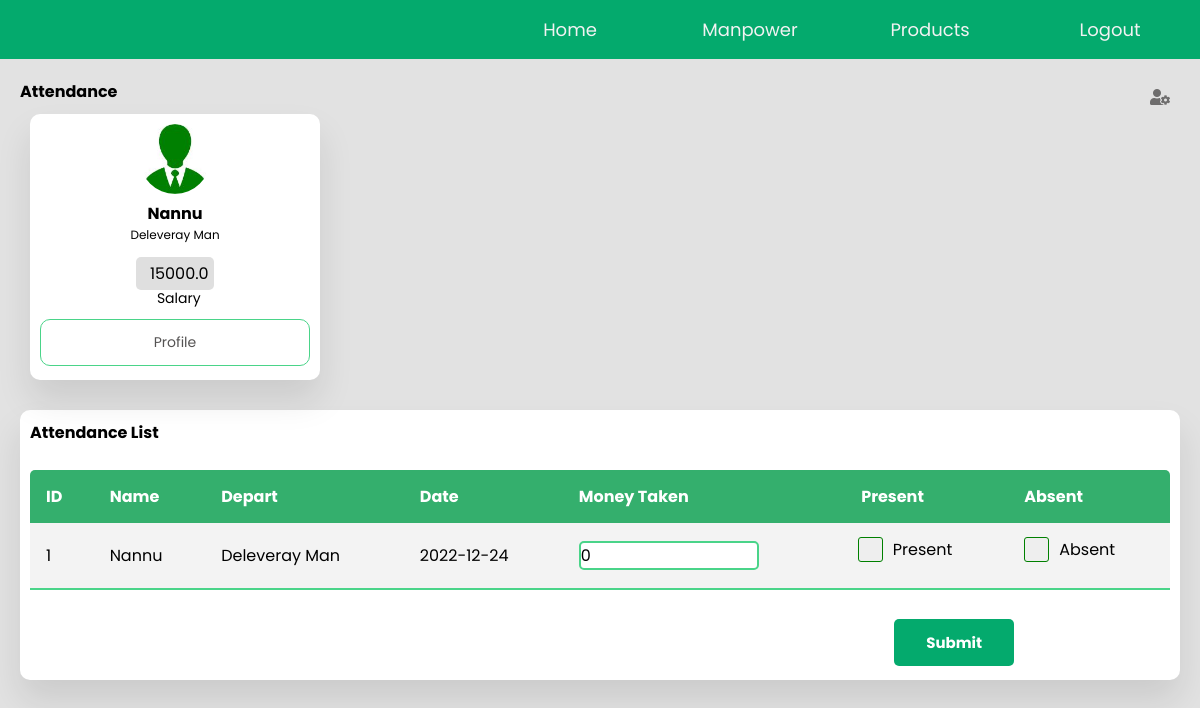
The page /attendance/ on the database its author committed.
### manpower/models.py (models this page shows, shortened)
class Employee(models.Model):
    name = models.CharField(blank=True,null=True,max_length=50)
    department = models.CharField(blank=True,null=True,max_length=100)
    fixed_salary =  models.FloatField(blank=True,null=True,default=0.00)

### manpower/views.py (the view)
# urls.py: path('', emp_attendance, name='empAttendance'),
def emp_attendance(request):
    emp_model = Employee.objects.all().order_by("-id")
    attend_model = Attendance.objects.all().order_by("-id")
    return render(request,'attendance.html',{"emp_model":emp_model,"today_date":today_date, "attend_model":attend_model})

### templates/attendance.html (shortened to what this page needs)
{%load static%}
<!DOCTYPE html>
<html lang="en">
<head>
  <link rel="stylesheet" href="https://cdnjs.cloudflare.com/ajax/libs/font-awesome/5.15.4/css/all.min.css"/>
  <link href="{% static '/css/attendance_profile.css' %}" rel="stylesheet" type="text/css">
</head>
<body>
  <div class="topnav">
      <a href="{% url 'accounts:ownerLogOut' %}">Logout</a>
    <a href="{% url 'products:companyGroups' %}">Products</a>
    <a href="{% url 'manpower:empAttendance' %}">Manpower</a>
    <a href="">Home</a>
  </div>
<div class="container">
    <section class="main">
      <div class="main-top">
        <h1>Attendance</h1>
        <i class="fas fa-user-cog"></i>
      </div>
        <div class="usersEmployee">
            {% for emp_obj in emp_model %}
                 <div class="card">
                    <img src="{% static 'images/pro_icon.jpg' %}">
                    <h4>{{ emp_obj.name }}</h4>
                    <p>{{ emp_obj.department }}</p>
                    <div class="per">
                      <table>
                        <tr>
                          <td><span>&nbsp;&nbsp;{{ emp_obj.fixed_salary }}</span></td>
                        </tr>
                        <tr>
                          <td> &nbsp;&nbsp;Salary</td>
                        </tr>
                      </table>
                    </div>
                    <button><a href="{% url 'manpower:empProfile' pk=emp_obj.pk %}">Profile</a></button>
                 </div>
            {% endfor %}
        </div>
      <section class="attendance">
      <form action="{% url 'manpower:confirmAttend'%}" method="POST">
        <div class="attendance-list">
          <h1>Attendance List</h1>
          <table class="table">
            <thead>
              <tr>
                <th>ID</th>
                <th>Name</th>
                <th>Depart</th>
                <th>Date</th>
                <th>Money Taken</th>
                  <th>&nbsp;Present </th>
                  <th> Absent</th>
              </tr>
            </thead>
            <tbody>
            {% for emp_obj in emp_model %}
              <tr>
                <td>{{ forloop.counter }}</td>
                <td>{{ emp_obj.name }}</td>
                <td>{{ emp_obj.department }}</td>
                <td>{{ today_date }}</td>
                <td><input type="text" id="name" name="moneyTaken[]"  maxlength="10" size="10" value=0 ></td>
                 <td>
                     <label class="checkcontainer">Present
                         <span class="presentcheckmark"></span>
                     </label>
                 </td>
                 <td>
                     <label class="checkcontainer">Absent
                         <span class="checkmark"></span>
                     </label>
                 </td>
              </tr>
            {% endfor %}
            </tbody>
          </table>
          <div class="btncon">
            <input id="btn" type="submit" value="Submit">
          </div>
        </div>
      </form>
      </section>
    </section>
  </div>
</body>
</html>

### static/css/attendance_profile.css (style rules this page uses)
* { margin: 0; padding: 0; outline: none; border: none; text-decoration: none; box-sizing: border-box; font-family: "Poppins", sans-serif; font-size: 16px; }
body { background: rgb(226, 226, 226); }
a { position: relative; width: 280px; font-size: 14px; color: rgb(85, 83, 83); display: table; padding: 10px; }
.container { display: flex; }
.main { position: relative; padding: 20px; width: 100%; }
.main-top { display: flex; width: 100%; }
.main-top i { position: absolute; right: 0; margin: 10px 30px; color: rgb(110, 109, 109); cursor: pointer; }
.main .usersEmployee { display: flex; width: 100%; }
.usersEmployee .card { width: 25%; margin: 10px; background: #fff; text-align: center; border-radius: 10px; padding: 10px; box-shadow: 0 20px 35px rgba(0, 0, 0, 0.1); }
.usersEmployee .card img { width: 70px; height: 70px; border-radius: 50%; }
.usersEmployee .card h4 { text-transform: capitalize ; }
.usersEmployee .card p { font-size: 12px; margin-bottom: 15px; text-transform: capitalize ; }
.usersEmployee table { margin: auto; }
.usersEmployee .per span { padding: 5px; border-radius: 5px; background: rgb(223, 223, 223); }
.usersEmployee td { font-size: 14px; padding-right: 15px; padding-left: 15px; }
.usersEmployee .card button { width: 100%; margin-top: 8px; padding: 2px; cursor: pointer; border-radius: 10px; background: transparent; border: 1px solid #4AD489; }
.usersEmployee .card button a { width: 100%; border-radius: 3px; }
.attendance { margin-top: 20px; text-transform: capitalize; }
.attendance-list { width: 100%; padding: 10px; margin-top: 10px; background: #fff; border-radius: 10px; box-shadow: 0 20px 35px rgba(0, 0, 0, 0.1); }
.table { border-collapse: collapse; margin: 25px 0; font-size: 15px; min-width: 100%; overflow: hidden; border-radius: 5px 5px 0 0; }
table thead tr { color: #fff; background: #34AF6D; text-align: left; font-weight: bold; }
.table th, .table td { padding: 14px 16px; }
.table tbody tr { border-bottom: 1px solid #ddd; }
.table tbody tr:nth-of-type(odd) { background: #f3f3f3; }
.table tbody tr:last-of-type { border-bottom: 2px solid #4AD489; }
input[type=text] { box-sizing: border-box; border: 2px solid #4AD489; border-radius: 5px; }
input[type=button], input[type=submit], input[type=reset] { background-color: #04AA6D; color: white; padding: 12px 32px; text-decoration: none; margin: 4px 2px; cursor: pointer; border-radius: 5px; text-align: center; }
.btncon { text-align: right; margin-right: 13.5%; }
#btn { font-size: 15px; font-weight: bold; }
.topnav { background-color: #04AA6D; overflow: hidden; }
.topnav a { float: right; color: #f2f2f2; text-align: center; padding: 16px 18px; text-decoration: none; font-size: 18px; width: 15%; }
.checkcontainer { display: block; position: relative; padding-left: 35px; margin-bottom: 12px; cursor: pointer; -webkit-user-select: none; -moz-user-select: none; -ms-user-select: none; user-select: none; }
.checkmark { position: absolute; top: 0; left: 0; height: 25px; width: 25px; background-color: #eee; border: 1px solid green; border-radius: 3px; }
.presentcheckmark { position: absolute; top: 0; left: 0; height: 25px; width: 25px; background-color: #eee; border: 1px solid green; border-radius: 3px; }
.checkmark:after { content: ""; position: absolute; display: none; }
.presentcheckmark:after { content: ""; position: absolute; display: none; }
.checkcontainer .checkmark:after { left: 9px; top: 5px; width: 5px; height: 10px; border: solid white; border-width: 0 3px 3px 0; -webkit-transform: rotate(45deg); -ms-transform: rotate(45deg); transform: rotate(45deg); }
.checkcontainer .presentcheckmark:after { left: 9px; top: 5px; width: 5px; height: 10px; border: solid white; border-width: 0 3px 3px 0; -webkit-transform: rotate(45deg); -ms-transform: rotate(45deg); transform: rotate(45deg); }

### rows shown on the page
Employee: name "Nannu", department "Deleveray Man", fixed_salary "15000.0", today_date "2022-12-24"
